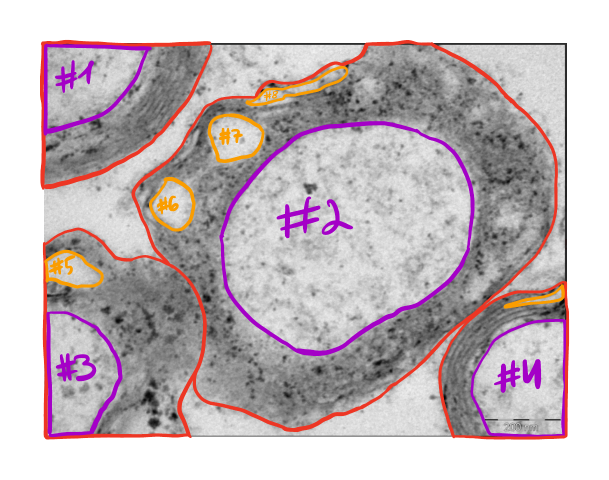
#> input picture data/samples/masks/sample_01_masked.png, 1218 x 959 px (shown at 1/2 size); its folder holds only this picture in this run
$ python extract_masks.py
#> lines starting #> are read from the running program, lines starting #| are printed output that depends on the picture; after the words box and inside, x2 and y2 are one past the last pixel; in counts of white or black regions, pixels touching at a corner belong together
### gratio/mask_extract.py
"""Extract the hand-drawn annotations from the user micrographs into clean,
filled label masks. Two annotation schemes are supported and auto-detected:

**red-boundary scheme** (samples 1-2)::

    purple  -> axon boundary   (interior = the axon area)
    red     -> myelin outer boundary (interior = the whole fibre area)
    orange  -> non-myelin pockets to omit; the closed loops are FILLED into
               `omit_labels` (Phase 3) and subtracted from the myelin area

Fibres are the marker-controlled watershed of the axons with the red line burned
in as a ridge.

**per-neuron-fill scheme** (sample 3, no red)::

    purple loop        -> axon boundary (inner)
    translucent fill   -> that neuron's myelin; the fill's OUTER edge is the
                          myelin outer boundary. Each neuron gets a distinct hue.

Here the myelin comes straight from the colour the user painted, so no red outer
line is needed. The pen loops are ~fully saturated while the fills are
translucent (S ~ 90-110), so a saturation cut separates the axon loops from the
fills. See docs/reference/gt_from_masks.md for the full procedure.

The handwritten region numbers are drawn in the *same* purple ink as the axon
loops, so we never count purple pixels directly -- we fill closed purple loops
and drop anything too small to be an axon (which removes the digit glyphs).

This module is deterministic: same input image -> same masks, every run.
"""
from dataclasses import dataclass, field

import cv2
import numpy as np
from scipy import ndimage as ndi

# --- colour gates (HSV, OpenCV ranges: H 0-179, S/V 0-255) -------------------
# Tuned from the hue histogram of the annotated crops:
#   purple ink ~ H 140-150, red ~ H 0-10, orange ~ H 10-22.
PURPLE_HUE = (125, 160)
RED_HUE_LO = (0, 9)       # red wraps around 0; low side
RED_HUE_HI = (170, 180)   # ...and high side
ORANGE_HUE = (9, 26)
MIN_SAT = 60              # ink is saturated; grayscale EM is not
MIN_VAL = 60

# per-neuron-fill scheme: the pen lines are ~fully saturated, the translucent
# colour fills sit lower (S ~ 90-110), so these cuts split the two.
PURPLE_LINE_MIN_SAT = 150   # isolate the axon pen loop from any bluish fill
RED_LINE_MIN_SAT = 150      # a real red outer-boundary line (fills stay below)
FILL_SAT = (45, 165)        # translucent per-neuron myelin fill
FILL_HUE_TOL = 12           # circular hue window when growing one neuron's fill

# a region must be at least this fraction of the image to count as an axon/fibre
# (drops handwritten digits and stray ink specks)
MIN_REGION_FRAC = 0.004

# the orange 'omit' pockets are smaller than axons, so they get a lower size floor;
# it still comfortably clears the handwritten #N glyphs (open strokes, tiny filled area)
OMIT_MIN_REGION_FRAC = 0.001
# the omit loops are drawn with a hard, ~fully-saturated pen (S ~ 240-255 on the
# samples); require a saturation strictly ABOVE the translucent-fill band
# (FILL_SAT max = 165) so a per-neuron colour fill can never form an omit pocket.
OMIT_MIN_SAT = 170


@dataclass
class Extraction:
    stem: str
    shape: tuple
    axon_labels: np.ndarray          # int32, 0 = bg, 1..N per axon
    fiber_labels: np.ndarray         # int32, 0 = bg, 1..M per fibre
    myelin_mask: np.ndarray          # uint8, fibre minus axon (0/255)
    orange_mask: np.ndarray          # uint8, raw omit ink (0/255)
    omit_labels: np.ndarray          # int32, 0 = bg, 1..K per FILLED omit pocket
    axons: list = field(default_factory=list)   # dicts: id, area_px, cx, cy
    fibers: list = field(default_factory=list)
    omits: list = field(default_factory=list)   # dicts: id, area_px, cx, cy


def _ink_mask(hsv, hue_range):
    lo = np.array([hue_range[0], MIN_SAT, MIN_VAL])
    hi = np.array([hue_range[1], 255, 255])
    return cv2.inRange(hsv, lo, hi)


def _color_masks(bgr):
    """Return (purple, red, orange) binary ink masks."""
    hsv = cv2.cvtColor(bgr, cv2.COLOR_BGR2HSV)
    purple = _ink_mask(hsv, PURPLE_HUE)
    red = _ink_mask(hsv, RED_HUE_LO) | _ink_mask(hsv, RED_HUE_HI)
    orange = _ink_mask(hsv, ORANGE_HUE)
    return purple, red, orange


def _red_line_mask(hsv):
    """The saturated red *outer-boundary line* (not the translucent coral fill)."""
    H, S = hsv[..., 0], hsv[..., 1]
    hue = ((H <= RED_HUE_LO[1]) | (H >= RED_HUE_HI[0]))
    return (hue & (S >= RED_LINE_MIN_SAT)).astype(np.uint8) * 255


# [5 lines left out: function _purple_line_mask, not called in this run]


def _fill_closed_loops(ink, min_area, close_k=9):
    """Fill closed hand-drawn loops in `ink`, dropping shapes below min_area.

    Robust to small pen gaps (morphological close) and ignores open strokes
    such as digit glyphs, whose filled interior is tiny.
    """
    k = cv2.getStructuringElement(cv2.MORPH_ELLIPSE, (close_k, close_k))
    sealed = cv2.morphologyEx(ink, cv2.MORPH_CLOSE, k)
    cnts, _ = cv2.findContours(sealed, cv2.RETR_EXTERNAL, cv2.CHAIN_APPROX_SIMPLE)
    filled = np.zeros(ink.shape, np.uint8)
    for c in cnts:
        if cv2.contourArea(c) >= min_area:
            cv2.drawContours(filled, [c], -1, 255, cv2.FILLED)
    return filled


def _fibers_by_watershed(bgr, red_ink, axon_labels, axons, close_k=17):
    """Assign each fibre (axon + its myelin) as the catchment of its axon.

    Marker-controlled watershed: every axon is a seed, an "outside" seed floods
    the extracellular space, and the red ink is burned in as a ridge so the
    basins meet exactly on the red outer boundary. This yields one fibre per
    axon and cleanly splits fibres that share a myelin wall -- no leaks, no gaps.

    The red outer line is hand-drawn and has small gaps; we close it firmly so
    the "outside" basin cannot leak through a gap into the dark myelin band.
    """
    h, w = red_ink.shape
    k = cv2.getStructuringElement(cv2.MORPH_ELLIPSE, (close_k, close_k))
    walls = cv2.morphologyEx(red_ink, cv2.MORPH_CLOSE, k)

    # "outside" seed: free space reachable from the border without crossing red
    free = cv2.bitwise_not(cv2.dilate(walls, k))
    ff = free.copy()
    ffmask = np.zeros((h + 2, w + 2), np.uint8)
    for x in range(0, w, 5):
        for y in (0, h - 1):
            if ff[y, x] == 255:
                cv2.floodFill(ff, ffmask, (x, y), 128)
    for y in range(0, h, 5):
        for x in (0, w - 1):
            if ff[y, x] == 255:
                cv2.floodFill(ff, ffmask, (x, y), 128)
    outside = cv2.erode((ff == 128).astype(np.uint8) * 255, k)

    bg_id = (max((a["id"] for a in axons), default=0) + 1)
    markers = np.zeros((h, w), np.int32)
    markers[outside > 0] = bg_id
    markers[axon_labels > 0] = axon_labels[axon_labels > 0]

    # ridge surface: base grey with the red ink burned to a hard edge
    gray = cv2.cvtColor(bgr, cv2.COLOR_BGR2GRAY)
    surf = cv2.cvtColor(gray, cv2.COLOR_GRAY2BGR)
    surf[walls > 0] = (0, 0, 255)
    cv2.watershed(surf, markers)

    out = np.zeros((h, w), np.int32)
    regions = []
    for a in axons:
        m = markers == a["id"]
        if not m.any():
            continue
        out[m] = a["id"]
        ys, xs = np.nonzero(m)
        regions.append({"id": a["id"], "area_px": int(m.sum()),
                        "cx": float(xs.mean()), "cy": float(ys.mean())})
    return out, regions


def _relabel_reading_order(labels, regions):
    """Renumber regions top-to-bottom, left-to-right for stable, human IDs."""
    order = sorted(regions, key=lambda r: (round(r["cy"] / 40), r["cx"]))
    remap = {r["id"]: i + 1 for i, r in enumerate(order)}
    out = np.zeros_like(labels)
    for old, new in remap.items():
        out[labels == old] = new
    for r in regions:
        r["id"] = remap[r["id"]]
    regions.sort(key=lambda r: r["id"])
    return out, regions


def _axons_from_loops(loop_ink, min_area, shape):
    """Fill closed purple loops -> axon label image + reading-order region list."""
    h, w = shape
    axon_fill = _fill_closed_loops(loop_ink, min_area)
    an, alab, astats, acent = cv2.connectedComponentsWithStats(axon_fill, 8)
    axon_labels = np.zeros((h, w), np.int32)
    axons = []
    aid = 0
    for i in range(1, an):
        if astats[i, cv2.CC_STAT_AREA] < min_area:
            continue
        aid += 1
        axon_labels[alab == i] = aid
        axons.append({"id": aid, "area_px": int(astats[i, cv2.CC_STAT_AREA]),
                      "cx": float(acent[i][0]), "cy": float(acent[i][1])})
    return _relabel_reading_order(axon_labels, axons)


# [34 lines left out: function _myelin_by_fill, not called in this run]


def _omit_from_loops(hsv, shape):
    """Fill the closed orange 'omit' loops into FILLED pocket labels.

    The tracer draws each non-myelin pocket as a closed orange loop with a small
    handwritten #N inside. We fill the loops (so the pocket interior is the region)
    and drop anything below OMIT_MIN_REGION_FRAC, which discards the digit glyphs
    (open strokes with a tiny filled interior). A saturated-orange gate keeps a
    translucent per-neuron colour fill from ever being read as an omit loop.
    """
    h, w = shape
    H, S, V = hsv[..., 0], hsv[..., 1], hsv[..., 2]
    ink = ((H >= ORANGE_HUE[0]) & (H <= ORANGE_HUE[1]) &
           (S >= OMIT_MIN_SAT) & (V >= MIN_VAL)).astype(np.uint8) * 255
    min_area = OMIT_MIN_REGION_FRAC * h * w
    filled = _fill_closed_loops(ink, min_area)
    n, lab, stats, cent = cv2.connectedComponentsWithStats(filled, 8)
    labels = np.zeros((h, w), np.int32)
    omits = []
    oid = 0
    for i in range(1, n):
        if stats[i, cv2.CC_STAT_AREA] < min_area:
            continue
        oid += 1
        labels[lab == i] = oid
        omits.append({"id": oid, "area_px": int(stats[i, cv2.CC_STAT_AREA]),
                      "cx": float(cent[i][0]), "cy": float(cent[i][1])})
    return labels, omits


# [15 lines left out: function _fibers_from_fill, not called in this run]


def extract(bgr, stem=""):
    """Run the full extraction on one annotated BGR image.

    Auto-detects the scheme: a saturated red outer-boundary line -> red-watershed
    fibres; no red line -> per-neuron colour fills define the myelin.
    """
    h, w = bgr.shape[:2]
    min_area = MIN_REGION_FRAC * h * w
    hsv = cv2.cvtColor(bgr, cv2.COLOR_BGR2HSV)
    purple, red, orange = _color_masks(bgr)

    if int((_red_line_mask(hsv) > 0).sum()) >= min_area:
        # red-boundary scheme (samples 1-2)
        axon_labels, axons = _axons_from_loops(purple, min_area, (h, w))
        fiber_labels, fibers = _fibers_by_watershed(bgr, red, axon_labels, axons)
    else:
        # per-neuron-fill scheme (sample 3): purple loop = axon, fill = myelin
        axon_labels, axons = _axons_from_loops(_purple_line_mask(hsv), min_area, (h, w))
        myelin_labels = _myelin_by_fill(hsv, axon_labels, axons)
        fiber_labels, fibers = _fibers_from_fill(axon_labels, myelin_labels, axons)

    myelin = np.where((fiber_labels > 0) & (axon_labels == 0), 255, 0).astype(np.uint8)
    # Phase 3: the filled orange 'omit' pockets (non-myelin inside the myelin layer).
    omit_labels, omits = _omit_from_loops(hsv, (h, w))

    return Extraction(stem=stem, shape=(h, w),
                      axon_labels=axon_labels, fiber_labels=fiber_labels,
                      myelin_mask=myelin, orange_mask=orange, omit_labels=omit_labels,
                      axons=axons, fibers=fibers, omits=omits)


# --- visualisation -----------------------------------------------------------
_PALETTE = [(66, 135, 245), (245, 197, 66), (66, 245, 132), (245, 66, 197),
            (66, 245, 245), (155, 66, 245), (245, 111, 66), (111, 245, 66)]


def render_overlay(bgr, ext, alpha=0.6):
    """Side-by-side [annotated | extracted masks] for visual feedback.

    Myelin is filled solid red, each axon a distinct colour, at `alpha` opacity
    so the extracted regions read cleanly over the grayscale texture.
    """
    vis = bgr.copy()
    fill = vis.copy()
    fill[ext.myelin_mask > 0] = (40, 40, 210)
    for a in ext.axons:
        fill[ext.axon_labels == a["id"]] = _PALETTE[(a["id"] - 1) % len(_PALETTE)]
    painted = (ext.myelin_mask > 0) | (ext.axon_labels > 0)
    vis[painted] = (alpha * fill[painted] + (1 - alpha) * vis[painted]).astype(np.uint8)

    for lab, colbase in ((ext.fiber_labels, (0, 0, 255)),
                         (ext.axon_labels, (255, 255, 255))):
        for i in range(1, int(lab.max()) + 1):
            edge = cv2.morphologyEx((lab == i).astype(np.uint8) * 255,
                                    cv2.MORPH_GRADIENT,
                                    np.ones((3, 3), np.uint8))
            vis[edge > 0] = colbase
    for a in ext.axons:
        org = (int(a["cx"]) - 22, int(a["cy"]) + 10)
        cv2.putText(vis, f"#{a['id']}", org, cv2.FONT_HERSHEY_SIMPLEX, 1.0, (0, 0, 0), 4)
        cv2.putText(vis, f"#{a['id']}", org, cv2.FONT_HERSHEY_SIMPLEX, 1.0, (255, 255, 255), 2)

    def titled(im, txt):
        band = np.full((36, im.shape[1], 3), 20, np.uint8)
        cv2.putText(band, txt, (8, 26), cv2.FONT_HERSHEY_SIMPLEX, 0.7, (255, 255, 255), 2)
        return np.vstack([band, im])

    left = titled(bgr, "annotated (input)")
    right = titled(vis, "extracted: axon=colour  myelin=red  (border: red=fibre white=axon)")
    gap = np.full((left.shape[0], 12, 3), 255, np.uint8)
    return np.hstack([left, gap, right])

### extract_masks.py
#!/usr/bin/env python3
"""Extract purple (axon) and red (myelin-outer) masks from the annotated images.

Deterministic CV extraction -- no g-ratio maths. For each annotated micrograph
it writes label masks, a myelin mask, a feedback overlay, and a CSV of region
areas, then checks the axon/fibre counts against the known ground truth.

Usage:
    python extract_masks.py                     # all annotated samples, self-check
    python extract_masks.py data/samples/masks/sample_02_masked.png
"""
import argparse
import csv
import glob
import os
import sys

import cv2
import numpy as np

from gratio.mask_extract import extract, render_overlay

# expected enclosed-region counts, from the user's hand numbering
EXPECTED = {
    "sample_01": {"axons": 4, "omits": 5},   # 4 purple axons + 5 orange non-myelin pockets
    "sample_02": {"axons": 1, "omits": 0},
    "sample_03": {"axons": 5, "omits": 0},
}


def sample_key(path):
    base = os.path.basename(path)
    for k in EXPECTED:
        if base.startswith(k):
            return k
    return None


def run(path, outdir):
    bgr = cv2.imread(path)
    if bgr is None:
        print(f"!! could not read {path}")
        return None
    key = sample_key(path) or os.path.splitext(os.path.basename(path))[0]
    ext = extract(bgr, stem=key)

    os.makedirs(outdir, exist_ok=True)
    cv2.imwrite(os.path.join(outdir, f"{key}_axon_labels.png"),
                ext.axon_labels.astype(np.uint16))
    cv2.imwrite(os.path.join(outdir, f"{key}_fiber_labels.png"),
                ext.fiber_labels.astype(np.uint16))
    cv2.imwrite(os.path.join(outdir, f"{key}_myelin_mask.png"), ext.myelin_mask)
    cv2.imwrite(os.path.join(outdir, f"{key}_extract.png"), render_overlay(bgr, ext))

    with open(os.path.join(outdir, f"{key}_regions.csv"), "w", newline="") as f:
        w = csv.writer(f)
        w.writerow(["type", "id", "area_px", "centroid_x", "centroid_y"])
        for a in ext.axons:
            w.writerow(["axon", a["id"], a["area_px"], f"{a['cx']:.1f}", f"{a['cy']:.1f}"])
        for r in ext.fibers:
            w.writerow(["fiber", r["id"], r["area_px"], f"{r['cx']:.1f}", f"{r['cy']:.1f}"])

    exp = EXPECTED.get(key, {}).get("axons")
    exp_om = EXPECTED.get(key, {}).get("omits")
    got, got_om = len(ext.axons), len(ext.omits)
    ok = ((exp is None) or (got == exp)) and ((exp_om is None) or (got_om == exp_om))
    tag = "OK " if ok else "XX "
    exps = "?" if exp is None else str(exp)
    exps_om = "?" if exp_om is None else str(exp_om)
    print(f"  {tag}{key}: axons={got} (expect {exps})  fibers={len(ext.fibers)}"
          f"  omit_pockets={got_om} (expect {exps_om})")
    return ok


def main():
    ap = argparse.ArgumentParser(description=__doc__,
                                 formatter_class=argparse.RawDescriptionHelpFormatter)
    ap.add_argument("images", nargs="*",
                    default=sorted(glob.glob("data/samples/masks/*_masked.png")))
    ap.add_argument("-o", "--outdir", default="outputs/masks")
    args = ap.parse_args()
    if not args.images:
        print("no annotated images found under data/samples/masks/")
        return 1
    print(f"extracting purple/red masks -> {args.outdir}")
    results = [run(p, args.outdir) for p in args.images]
#> in run, bgr is the input picture: shape (959, 1218, 3); mean B, G, R 187.7, 183.9, 195.8
#> call 2 of _ink_mask, with hue_range = (0, 9)
#> in _ink_mask (call 2), `return cv2.inRange(hsv, lo, hi)`:
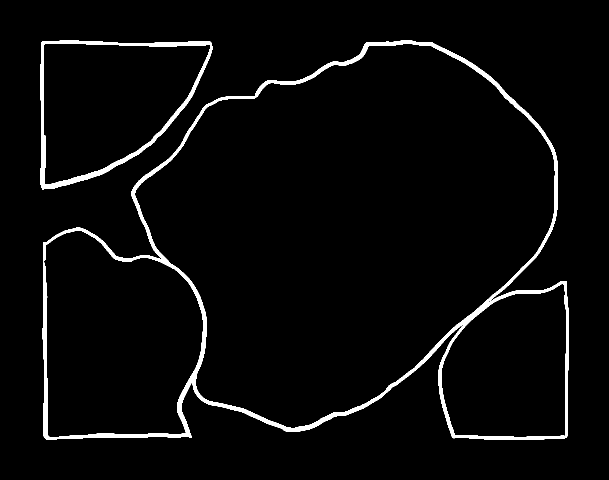
#> returned value: shape (959, 1218) (shown at 1/2 size); 3.4% white; 2 white regions, box (x1, y1, x2, y2) and area: (85, 80, 1138, 879) 31124, (80, 80, 425, 380) 8104
#> in _axons_from_loops, `h, w = shape`: h = 959; w = 1218
#> in _fill_closed_loops, `cnts, _ = cv2.findContours(sealed, cv2.RETR_EXTERNAL, cv2.CHAIN_APPROX..`: cnts = 4 contours; box (x1, y1, x2, y2) and area: (439, 242, 949, 712) 178324, (941, 638, 1132, 873) 37366, (93, 622, 245, 874) 29590, (87, 87, 304, 271) 27554
#> the loop in _fill_closed_loops, `for c in cnts:` made 4 passes
#> in _axons_from_loops, `an, alab, astats, acent = cv2.connectedComponentsWithStats(axon_fill, 8)`:
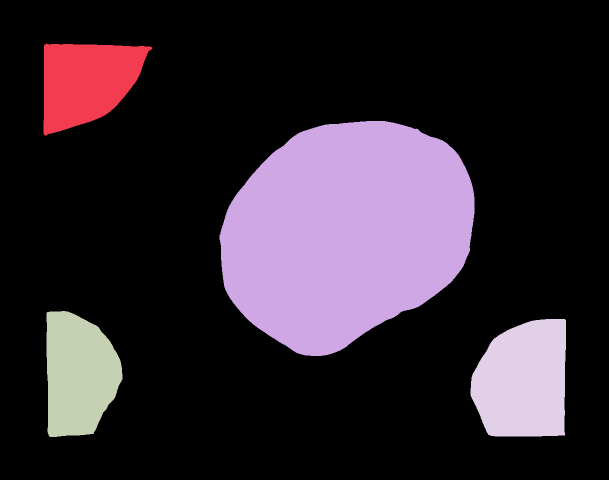
#> alab: shape (959, 1218) int32 (shown at 1/2 size); 5 distinct labels, from 0 to 4; one colour per label, 0 black
#> in _axons_from_loops, `an, alab, astats, acent = cv2.connectedComponentsWithStats(axon_fill, 8)`: an = 5; astats = [[0, 0, 1218, 959, 893529], [87, 87, 217, 184, 27883], [439, 242, 510, 470, 179008], [93, 622, 152, 252, 29916], [941, 638, 191, 235, 37726]]; acent = [[602.1, 470.7], [173.4, 162.9], [691.5, 464.8], [156.9, 748.8], [1046.5, 762.1]]
#> after the loop in _axons_from_loops, `for i in range(1, an):`: aid = 4; axons = 4 items
#> in _relabel_reading_order, `remap = {r["id"]: i + 1 for i, r in enumerate(order)}`: remap = {1: 1, 2: 2, 3: 3, 4: 4}
#> the loop in _relabel_reading_order, `for old, new in remap.items():` made 4 passes
#> the loop in _relabel_reading_order, `for r in regions:` made 4 passes
#> in extract, `axon_labels, axons = _axons_from_loops(purple, min_area, (h, w))`: axons = 4 items
#> after the loop in _fibers_by_watershed, `for x in range(0, w, 5):`:
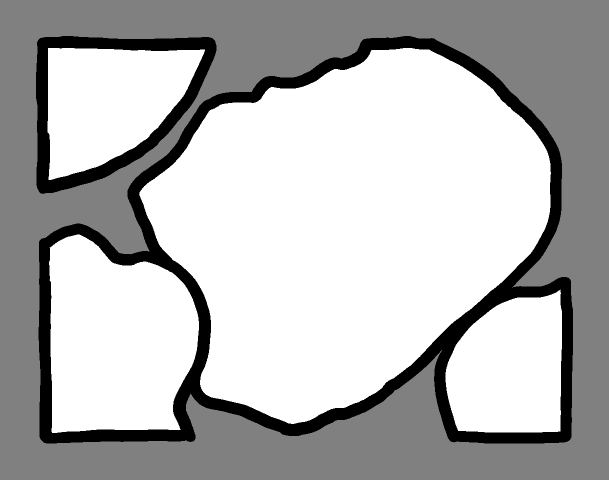
#> ff: shape (959, 1218) (shown at 1/2 size); min 0, max 255, mean 180.9
#> in _fibers_by_watershed, `outside = cv2.erode((ff == 128).astype(np.uint8) * 255, k)`:
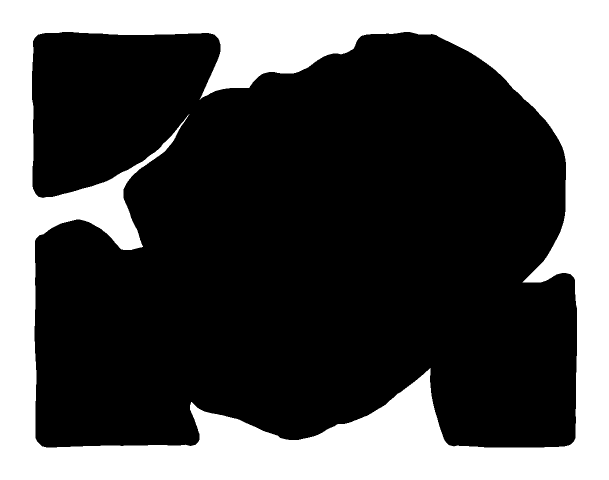
#> outside: shape (959, 1218) (shown at 1/2 size); 32.7% white; 1 white region, box (x1, y1, x2, y2) and area: (0, 0, 1218, 959) 382312
#> in _fibers_by_watershed, `bg_id = (max((a["id"] for a in axons), default=0) + 1)`: bg_id = 5
#> in _fibers_by_watershed, `surf[walls > 0] = (0, 0, 255)`:
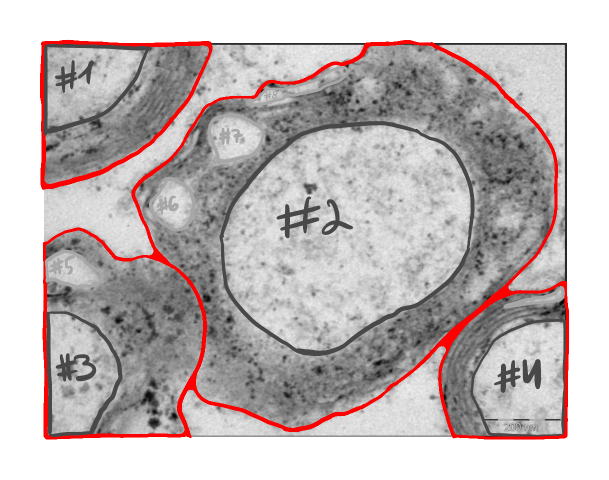
#> surf: shape (959, 1218, 3) (shown at 1/2 size); mean B, G, R 183.9, 183.9, 192.9
#> the loop in _fibers_by_watershed, `for a in axons:` made 4 passes
#> after the loop in _fibers_by_watershed, `for a in axons:`:
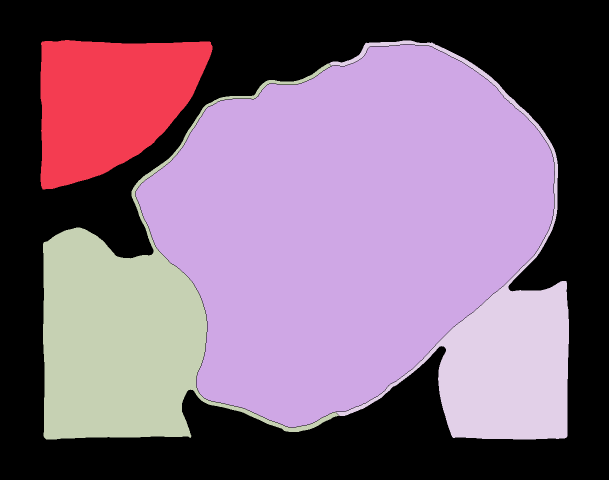
#> out: shape (959, 1218) int32 (shown at 1/2 size); 5 distinct labels, from 0 to 4; one colour per label, 0 black
#> after the loop in _fibers_by_watershed, `for a in axons:`: regions = 4 items
#> in _fill_closed_loops (call 2), `cnts, _ = cv2.findContours(sealed, cv2.RETR_EXTERNAL, cv2.CHAIN_APPROX..`: cnts = 5 contours; box (x1, y1, x2, y2) and area: (416, 227, 529, 326) 8468, (298, 354, 391, 463) 7091, (88, 499, 207, 577) 6368, (491, 132, 696, 212) 4930, (1007, 568, 1130, 617) 1898
#> the loop in _fill_closed_loops (call 2), `for c in cnts:` made 5 passes
#> in _omit_from_loops, `n, lab, stats, cent = cv2.connectedComponentsWithStats(filled, 8)`:
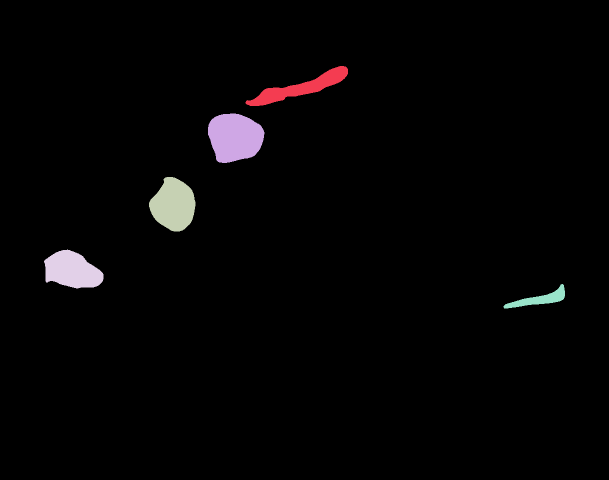
#> lab: shape (959, 1218) int32 (shown at 1/2 size); 6 distinct labels, from 0 to 5; one colour per label, 0 black
#> in _omit_from_loops, `n, lab, stats, cent = cv2.connectedComponentsWithStats(filled, 8)`: n = 6; stats = [[0, 0, 1218, 959, 1138512], [491, 132, 205, 80, 5145], [416, 227, 113, 99, 8626], [298, 354, 93, 109, 7229], [88, 499, 119, 78, 6515], [1007, 568, 123, 49, 2035]]; cent = [[613.1, 481.8], [600.8, 175], [469.4, 274.4], [346.8, 409.5], [143.7, 540.7], [1079.5, 598]]
#> (the rest of the program and of its run is left out)
